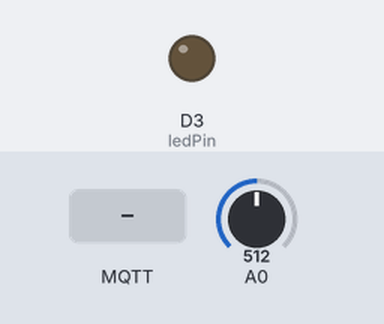
This sketch was run on a simulated Arduino Uno R4 WiFi. Shown: output pins drawn as LEDs (lit = HIGH). Inputs (shaded band) come from the test bench; at power-on: A0 = 512. WiFi joins after 1.5 s; servers stay silent unless stated; no MQTT or app messages arrive unless stated; what the sketch prints to the serial monitor is not drawn.

Above: at 12.7 s.
12.8 s: MQTT message "5" arrives on the first subscribed topic
At 13.5 s:
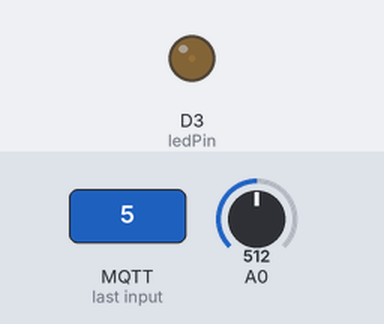
14.3 s: MQTT message "90" arrives on the first subscribed topic
At 14.6 s:
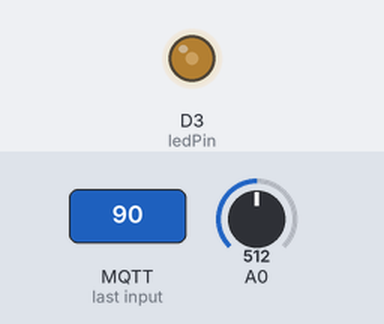
15.8 s: MQTT message "200" arrives on the first subscribed topic
At 16.9 s:
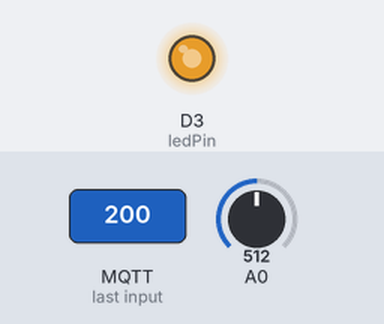
17.3 s: MQTT message "on" arrives on the first subscribed topic
At 18.0 s:
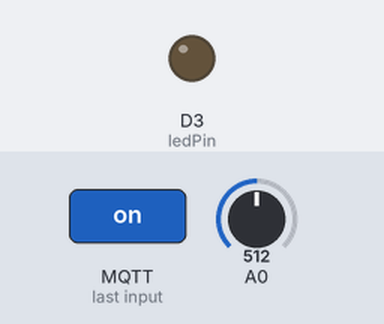
Timing chart, 0 to 20.3 s (numbered marks = the images above; inputs shaded):
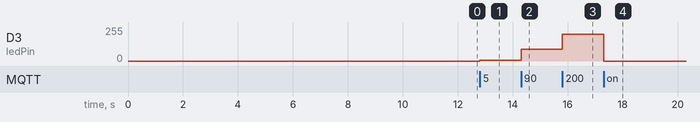

Measured:
- after the input at 12.8 s, D3 (ledPin): 0/255 → 5/255 at once
- after the input at 14.3 s, D3 (ledPin): 5/255 → 90/255 at once
- after the input at 15.8 s, D3 (ledPin): 90/255 → 200/255 at once
- after the input at 17.3 s, D3 (ledPin): 200/255 → 0/255 at once

The sketch:

MQTT_Pair.ino
```cpp
#include <WiFiS3.h>
#include <MQTTClient.h>

const char WIFI_SSID[] = "SmithWifi";
const char WIFI_PASSWORD[] = "smith123";

const char MQTT_BROKER_ADRRESS[] = "mqtt-dashboard.com";
const int MQTT_PORT = 1883;
const char MQTT_CLIENT_ID[] = "MZ53ZYVBng";
const char MQTT_USERNAME[] = "";
const char MQTT_PASSWORD[] = "";

const char PUBLISH_TOPIC[] = "arduino-uno-r4/sendSmith";
const char SUBSCRIBE_TOPIC[] = "arduino-uno-r4/sendSmith";

const int PUBLISH_INTERVAL = 100;

const int ledPin = 3;

WiFiClient network;
MQTTClient mqtt = MQTTClient(256);

unsigned long lastPublishTime = 0;

void setup()
{
    Serial.begin(9600);
    int status = WL_IDLE_STATUS;
    while (status != WL_CONNECTED)
    {
        Serial.print("Arduino UNO R4 - Attempting to connect to SSID: ");
        Serial.println(WIFI_SSID);
        status = WiFi.begin(WIFI_SSID, WIFI_PASSWORD);
        delay(10000);
    }
    Serial.print("IP Address: ");
    Serial.println(WiFi.localIP());
    connectToMQTT();
}

void loop()
{
    mqtt.loop();
    if (millis() - lastPublishTime > PUBLISH_INTERVAL)
    {
        sendToMQTT();
        lastPublishTime = millis();
    }
}

void connectToMQTT()
{
    mqtt.begin(MQTT_BROKER_ADRRESS, MQTT_PORT, network);
    mqtt.onMessage(messageReceived);
    Serial.print("Arduino UNO R4 - Connecting to MQTT broker");
    while (!mqtt.connect(MQTT_CLIENT_ID, MQTT_USERNAME, MQTT_PASSWORD))
    {
        Serial.print(".");
        delay(100);
    }
    Serial.println();
    if (!mqtt.connected())
    {
      Serial.println("Arduino UNO R4 - MQTT broker Timeout!");
      return;
    }
    if (mqtt.subscribe(SUBSCRIBE_TOPIC))
    {
        Serial.print("Arduino UNO R4 - Subscribed to the topic: ");
    }
    else
    {
        Serial.print("Arduino UNO R4 - Failed to subscribe to the topic: ");
    }
    Serial.println(SUBSCRIBE_TOPIC);
    Serial.println("Arduino UNO R4 - MQTT broker Connected!");
}

void sendToMQTT()
{
    int val = analogRead(A0) / 4;
    String val_str = String(val);
    char messageBuffer[10];
    val_str.toCharArray(messageBuffer, 10);
    mqtt.publish(PUBLISH_TOPIC, messageBuffer);
    Serial.println("Arduino UNO R4 - sent to MQTT:");
    Serial.print("- topic: ");
    Serial.println(PUBLISH_TOPIC);
    Serial.print("- payload:");
    Serial.println(messageBuffer);
}

void messageReceived(String &topic, String &payload)
{
    int val = payload.toInt();
    analogWrite(ledPin, val);
    Serial.println("Arduino UNO R4 - received from MQTT:");
    Serial.println("- topic: " + topic);
    Serial.println("- payload:");
    Serial.println(payload);
}
```
